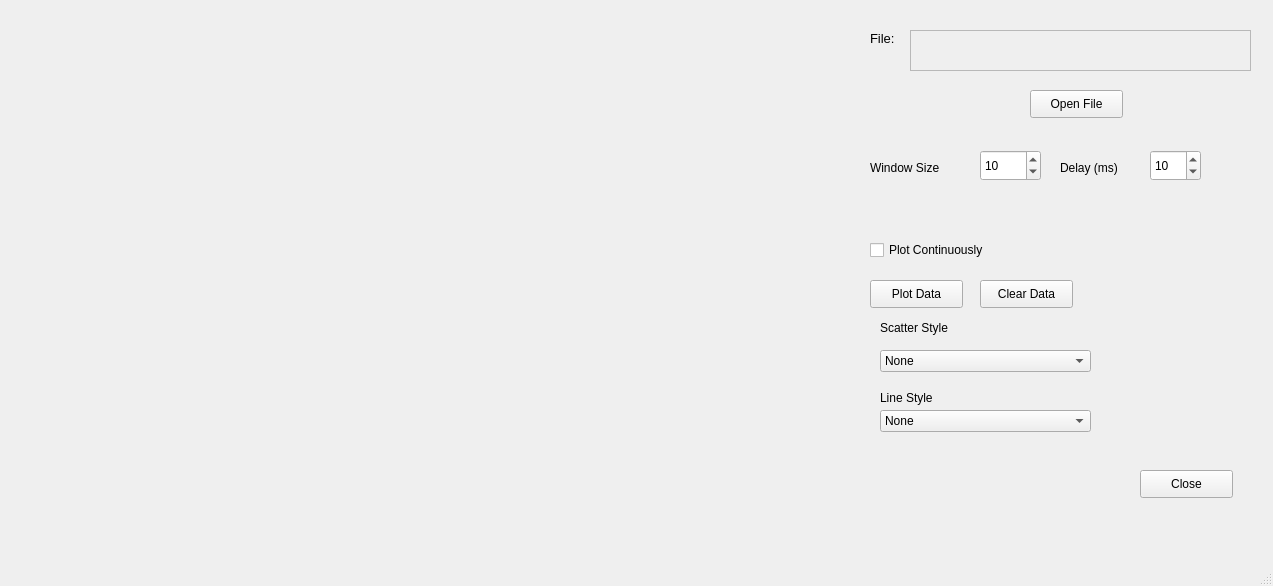
<?xml version="1.0" encoding="UTF-8"?>
<ui version="4.0">
 <class>plotNetworkData</class>
 <widget class="QMainWindow" name="plotNetworkData">
  <property name="geometry">
   <rect>
    <x>0</x>
    <y>0</y>
    <width>1273</width>
    <height>586</height>
   </rect>
  </property>
  <property name="windowTitle">
   <string>plotNetworkData</string>
  </property>
  <widget class="QWidget" name="centralwidget">
   <widget class="QCustomPlot" name="customPlot" native="true">
    <property name="geometry">
     <rect>
      <x>10</x>
      <y>10</y>
      <width>841</width>
      <height>501</height>
     </rect>
    </property>
   </widget>
   <widget class="QPushButton" name="plotButton">
    <property name="geometry">
     <rect>
      <x>870</x>
      <y>280</y>
      <width>93</width>
      <height>28</height>
     </rect>
    </property>
    <property name="font">
     <font>
      <pointsize>9</pointsize>
     </font>
    </property>
    <property name="text">
     <string>Plot Data</string>
    </property>
   </widget>
   <widget class="QPushButton" name="clearButton">
    <property name="geometry">
     <rect>
      <x>980</x>
      <y>280</y>
      <width>93</width>
      <height>28</height>
     </rect>
    </property>
    <property name="font">
     <font>
      <pointsize>9</pointsize>
     </font>
    </property>
    <property name="text">
     <string>Clear Data</string>
    </property>
   </widget>
   <widget class="QPushButton" name="closeButton">
    <property name="geometry">
     <rect>
      <x>1140</x>
      <y>470</y>
      <width>93</width>
      <height>28</height>
     </rect>
    </property>
    <property name="font">
     <font>
      <pointsize>9</pointsize>
     </font>
    </property>
    <property name="text">
     <string>Close</string>
    </property>
   </widget>
   <widget class="QLabel" name="fileLable">
    <property name="geometry">
     <rect>
      <x>870</x>
      <y>30</y>
      <width>55</width>
      <height>16</height>
     </rect>
    </property>
    <property name="font">
     <font>
      <pointsize>10</pointsize>
     </font>
    </property>
    <property name="text">
     <string>File:</string>
    </property>
   </widget>
   <widget class="QTextEdit" name="fileTextEdit">
    <property name="enabled">
     <bool>false</bool>
    </property>
    <property name="geometry">
     <rect>
      <x>910</x>
      <y>30</y>
      <width>341</width>
      <height>41</height>
     </rect>
    </property>
    <property name="font">
     <font>
      <pointsize>9</pointsize>
     </font>
    </property>
   </widget>
   <widget class="QPushButton" name="fileOpenButton">
    <property name="geometry">
     <rect>
      <x>1030</x>
      <y>90</y>
      <width>93</width>
      <height>28</height>
     </rect>
    </property>
    <property name="font">
     <font>
      <pointsize>9</pointsize>
     </font>
    </property>
    <property name="text">
     <string>Open File</string>
    </property>
   </widget>
   <widget class="QLabel" name="windowSizeLabel">
    <property name="geometry">
     <rect>
      <x>870</x>
      <y>160</y>
      <width>91</width>
      <height>16</height>
     </rect>
    </property>
    <property name="font">
     <font>
      <pointsize>9</pointsize>
     </font>
    </property>
    <property name="text">
     <string>Window Size</string>
    </property>
   </widget>
   <widget class="QSpinBox" name="windowSizeSpinBox">
    <property name="geometry">
     <rect>
      <x>980</x>
      <y>150</y>
      <width>61</width>
      <height>31</height>
     </rect>
    </property>
    <property name="minimum">
     <number>1</number>
    </property>
    <property name="maximum">
     <number>10000</number>
    </property>
    <property name="value">
     <number>10</number>
    </property>
   </widget>
   <widget class="QCheckBox" name="plotCheckBox">
    <property name="geometry">
     <rect>
      <x>870</x>
      <y>240</y>
      <width>161</width>
      <height>20</height>
     </rect>
    </property>
    <property name="font">
     <font>
      <pointsize>9</pointsize>
     </font>
    </property>
    <property name="text">
     <string>Plot Continuously</string>
    </property>
   </widget>
   <widget class="QSpinBox" name="delaySpinBox">
    <property name="geometry">
     <rect>
      <x>1150</x>
      <y>150</y>
      <width>51</width>
      <height>31</height>
     </rect>
    </property>
    <property name="maximum">
     <number>1000</number>
    </property>
    <property name="value">
     <number>10</number>
    </property>
   </widget>
   <widget class="QLabel" name="delaylabel">
    <property name="geometry">
     <rect>
      <x>1060</x>
      <y>160</y>
      <width>81</width>
      <height>16</height>
     </rect>
    </property>
    <property name="font">
     <font>
      <pointsize>9</pointsize>
     </font>
    </property>
    <property name="text">
     <string>Delay (ms)</string>
    </property>
   </widget>
   <widget class="QComboBox" name="plotTypeComboBox">
    <property name="geometry">
     <rect>
      <x>880</x>
      <y>350</y>
      <width>211</width>
      <height>22</height>
     </rect>
    </property>
    <property name="font">
     <font>
      <pointsize>9</pointsize>
     </font>
    </property>
    <property name="currentText">
     <string>Circle</string>
    </property>
    <item>
     <property name="text">
      <string>None</string>
     </property>
    </item>
    <item>
     <property name="text">
      <string>Dot</string>
     </property>
    </item>
    <item>
     <property name="text">
      <string>Cross</string>
     </property>
    </item>
    <item>
     <property name="text">
      <string>Plus</string>
     </property>
    </item>
    <item>
     <property name="text">
      <string>Circle</string>
     </property>
    </item>
    <item>
     <property name="text">
      <string>Disc</string>
     </property>
    </item>
    <item>
     <property name="text">
      <string>Square</string>
     </property>
    </item>
    <item>
     <property name="text">
      <string>Diamond</string>
     </property>
    </item>
    <item>
     <property name="text">
      <string>Star</string>
     </property>
    </item>
    <item>
     <property name="text">
      <string>Triangle</string>
     </property>
    </item>
    <item>
     <property name="text">
      <string>Triangle Inverted</string>
     </property>
    </item>
    <item>
     <property name="text">
      <string>Cross Square</string>
     </property>
    </item>
    <item>
     <property name="text">
      <string>Plus Square</string>
     </property>
    </item>
    <item>
     <property name="text">
      <string>Cross Circle</string>
     </property>
    </item>
    <item>
     <property name="text">
      <string>Plus Circle</string>
     </property>
    </item>
    <item>
     <property name="text">
      <string>Peace</string>
     </property>
    </item>
   </widget>
   <widget class="QLabel" name="plotLabel">
    <property name="geometry">
     <rect>
      <x>880</x>
      <y>320</y>
      <width>91</width>
      <height>16</height>
     </rect>
    </property>
    <property name="font">
     <font>
      <pointsize>9</pointsize>
     </font>
    </property>
    <property name="text">
     <string>Scatter Style</string>
    </property>
   </widget>
   <widget class="QLabel" name="lineLabel">
    <property name="geometry">
     <rect>
      <x>880</x>
      <y>390</y>
      <width>71</width>
      <height>16</height>
     </rect>
    </property>
    <property name="font">
     <font>
      <pointsize>9</pointsize>
     </font>
    </property>
    <property name="text">
     <string>Line Style</string>
    </property>
   </widget>
   <widget class="QComboBox" name="lineStyleComboBox">
    <property name="geometry">
     <rect>
      <x>880</x>
      <y>410</y>
      <width>211</width>
      <height>22</height>
     </rect>
    </property>
    <property name="font">
     <font>
      <pointsize>9</pointsize>
     </font>
    </property>
    <item>
     <property name="text">
      <string>None</string>
     </property>
    </item>
    <item>
     <property name="text">
      <string>Line</string>
     </property>
    </item>
    <item>
     <property name="text">
      <string>Step Left</string>
     </property>
    </item>
    <item>
     <property name="text">
      <string>Step Right</string>
     </property>
    </item>
    <item>
     <property name="text">
      <string>Step Center</string>
     </property>
    </item>
    <item>
     <property name="text">
      <string>Impulse</string>
     </property>
    </item>
   </widget>
  </widget>
  <widget class="QMenuBar" name="menubar">
   <property name="geometry">
    <rect>
     <x>0</x>
     <y>0</y>
     <width>1273</width>
     <height>26</height>
    </rect>
   </property>
  </widget>
  <widget class="QStatusBar" name="statusbar"/>
 </widget>
 <customwidgets>
  <customwidget>
   <class>QCustomPlot</class>
   <extends>QWidget</extends>
   <header>qcustomplot.h</header>
   <container>1</container>
  </customwidget>
 </customwidgets>
 <resources/>
 <connections>
  <connection>
   <sender>closeButton</sender>
   <signal>clicked()</signal>
   <receiver>plotNetworkData</receiver>
   <slot>close()</slot>
   <hints>
    <hint type="sourcelabel">
     <x>1175</x>
     <y>516</y>
    </hint>
    <hint type="destinationlabel">
     <x>1177</x>
     <y>532</y>
    </hint>
   </hints>
  </connection>
 </connections>
</ui>
